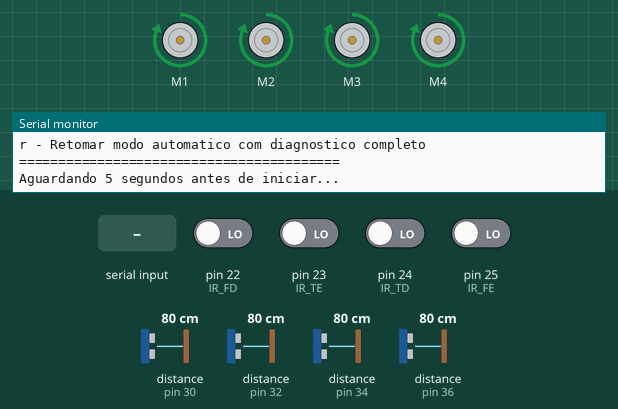
A sketch run on a simulated Arduino Mega 2560, built with avr-gcc and run on an emulated ATmega2560. Parts: 4 × DC motor (green arrow = forward, orange = backward, longer = faster), the last lines printed to the serial monitor. Wiring (inferred from the names in the program): 4 × ultrasonic range finder: trigger pin 31, echo pin 30 / trigger pin 33, echo pin 32 / trigger pin 35, echo pin 34 / trigger pin 37, echo pin 36. The inputs (shaded band) are chosen by the test bench; at power-on: pin 22 (IR_FD), pin 23 (IR_TE), pin 24 (IR_TD), pin 25 (IR_FE) LOW, distance to the obstacle (sensors on pin 30, pin 32, pin 34, pin 36) 80 cm. The echo pulse lasts 58.3 µs per cm.

Above: at 6.6 s.
6.7 s: pin 22 (IR_FD) driven HIGH
At 7.7 s:
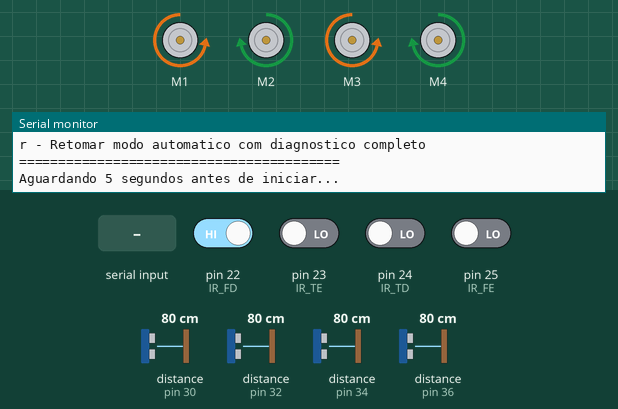
9.7 s: pin 25 (IR_FE) driven HIGH
At 11.0 s:
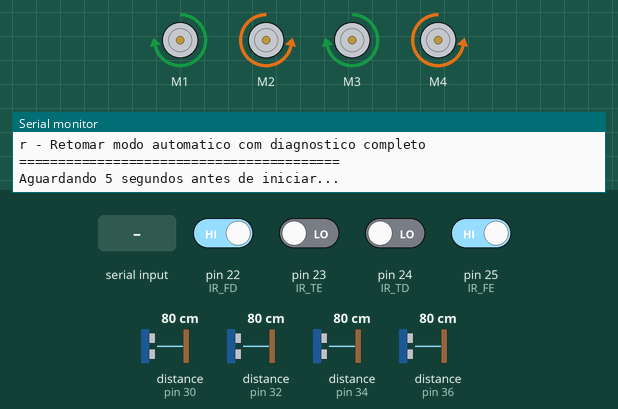
12.7 s: "h" received over Serial
At 13.9 s:
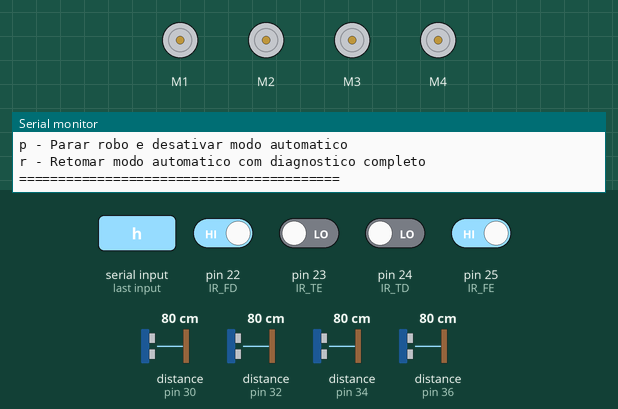
14.9 s: byte 114 ('r') received over Serial
At 15.3 s:
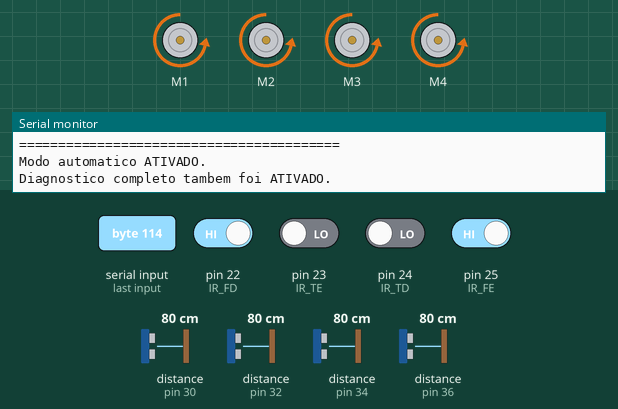
Timing chart, 0 to 23.9 s (numbered marks = the images above; inputs shaded):
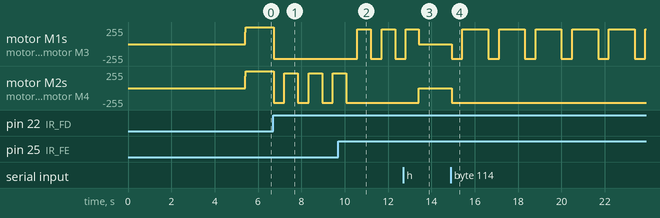

The sketch:

leonel.ino
```cpp
#include <AFMotor.h>

// =====================================
// MOTORES
// =====================================
AF_DCMotor motor1(1); // Frente esquerda
AF_DCMotor motor2(2); // Frente direita
AF_DCMotor motor3(3); // Traseira esquerda
AF_DCMotor motor4(4); // Traseira direita

// =====================================
// ULTRASSONICOS
// =====================================
#define ECHO_FD 32
#define TRIG_FD 33

#define ECHO_FE 30
#define TRIG_FE 31

#define ECHO_TD 34
#define TRIG_TD 35

#define ECHO_TE 36
#define TRIG_TE 37

// =====================================
// SENSORES IR
// =====================================
#define IR_FD 22
#define IR_FE 25
#define IR_TD 24
#define IR_TE 23

#define BRANCO 0
#define PRETO  1

#define ARENA BRANCO
#define BORDA PRETO

// =====================================
// CONFIGURACOES
// =====================================
int velocidadeAtaque = 255;
int velocidadeBusca  = 180;
int velocidadeRecuo  = 220;

int distanciaMaximaAtaque = 100;//50
int distanciaMinimaAtaque = 35;//20

float distanciaFrenteDireita = 999;//51
float distanciaFrenteEsquerda = 999;//51
float distanciaTraseiraDireita = 999;//51
float distanciaTraseiraEsquerda = 999;//51

bool modoAutomatico = true;
bool mostrarSensoresContinuamente = false;
bool mostrarAcaoContinuamente = false;
bool diagnosticoCompleto = false;

unsigned long tempoAnteriorSerial = 0;
unsigned long intervaloSerial = 1500;

String acaoAtual = "Robo iniciado";

// =====================================
// SETUP
// =====================================
void setup() {
  Serial.begin(9600);

  pinMode(TRIG_FD, OUTPUT);
  pinMode(ECHO_FD, INPUT);

  pinMode(TRIG_FE, OUTPUT);
  pinMode(ECHO_FE, INPUT);

  pinMode(TRIG_TD, OUTPUT);
  pinMode(ECHO_TD, INPUT);

  pinMode(TRIG_TE, OUTPUT);
  pinMode(ECHO_TE, INPUT);

  pinMode(IR_FD, INPUT);
  pinMode(IR_FE, INPUT);
  pinMode(IR_TD, INPUT);
  pinMode(IR_TE, INPUT);

  pararRobo();

  mostrarMenuSerial();

  Serial.println("Aguardando 5 segundos antes de iniciar...");
  delay(5000);

  frente(velocidadeBusca);
}

// =====================================
// LOOP
// =====================================
void loop() {
  verificarComandosSerial();

  lerTodosUltrassonicos();

  if (modoAutomatico) {
    controleAutomatico();
  }

  mostrarInformacoesContinuas();
}

// =====================================
// COMANDOS SERIAL
// =====================================
void verificarComandosSerial() {
  if (Serial.available() > 0) {
    char tecla = Serial.read();

    if (tecla == 'h' || tecla == 'H') {
      modoAutomatico = false;
      mostrarSensoresContinuamente = false;
      mostrarAcaoContinuamente = false;
      diagnosticoCompleto = false;

      pararRobo();

      Serial.println();
      Serial.println("ROBO PAUSADO.");
      Serial.println("Modo automatico desativado.");
      Serial.println("Motores parados.");
      mostrarMenuSerial();
    }

    else if (tecla == 's' || tecla == 'S') {
      mostrarDiagnosticoCompleto();
    }

    else if (tecla == 'c' || tecla == 'C') {
      mostrarSensoresContinuamente = !mostrarSensoresContinuamente;
      diagnosticoCompleto = false;

      Serial.print("Leitura continua dos sensores: ");
      Serial.println(mostrarSensoresContinuamente ? "ATIVADA" : "DESATIVADA");
    }

    else if (tecla == 'a' || tecla == 'A') {
      mostrarAcaoContinuamente = !mostrarAcaoContinuamente;
      diagnosticoCompleto = false;

      Serial.print("Exibicao continua da acao atual: ");
      Serial.println(mostrarAcaoContinuamente ? "ATIVADA" : "DESATIVADA");
    }

    else if (tecla == 'd' || tecla == 'D') {
      diagnosticoCompleto = !diagnosticoCompleto;

      if (diagnosticoCompleto) {
        mostrarSensoresContinuamente = false;
        mostrarAcaoContinuamente = false;
      }

      Serial.print("Diagnostico completo continuo: ");
      Serial.println(diagnosticoCompleto ? "ATIVADO" : "DESATIVADO");
    }

    else if (tecla == 'p' || tecla == 'P') {
      modoAutomatico = false;
      pararRobo();

      Serial.println("Robo parado manualmente.");
    }

    else if (tecla == 'r' || tecla == 'R') {
      modoAutomatico = true;
      diagnosticoCompleto = true;

      Serial.println("Modo automatico ATIVADO.");
      Serial.println("Diagnostico completo tambem foi ATIVADO.");
    }
  }
}

void mostrarMenuSerial() {
  Serial.println();
  Serial.println("============== MENU SERIAL ==============");
  Serial.println("h - Pausar robo, parar motores e mostrar menu");
  Serial.println("s - Mostrar sensores e acao uma unica vez");
  Serial.println("c - Ligar/desligar leitura continua dos sensores");
  Serial.println("a - Ligar/desligar exibicao continua da acao");
  Serial.println("d - Ligar/desligar diagnostico completo");
  Serial.println("p - Parar robo e desativar modo automatico");
  Serial.println("r - Retomar modo automatico com diagnostico completo");
  Serial.println("=========================================");
  Serial.println();
}

// =====================================
// EXIBICAO SERIAL
// =====================================
void mostrarInformacoesContinuas() {
  unsigned long tempoAtual = millis();

  if (tempoAtual - tempoAnteriorSerial >= intervaloSerial) {
    tempoAnteriorSerial = tempoAtual;

    if (diagnosticoCompleto) {
      mostrarDiagnosticoCompleto();
    }
    else {
      if (mostrarSensoresContinuamente) {
        mostrarLeituraSensores();
      }

      if (mostrarAcaoContinuamente) {
        mostrarAcaoAtual();
      }
    }
  }
}

void mostrarDiagnosticoCompleto() {
  Serial.println();
  Serial.println("=============== DIAGNOSTICO DO ROBO ===============");

  mostrarAcaoAtual();
  mostrarLeituraSensores();

  Serial.println("====================================================");
  Serial.println();
}

void mostrarAcaoAtual() {
  Serial.print("ACAO ATUAL: ");
  Serial.println(acaoAtual);
  Serial.print("MODO AUTOMATICO: ");
  Serial.println(modoAutomatico ? "ATIVADO" : "DESATIVADO");
  Serial.println();
}

void mostrarLeituraSensores() {
  int irFrenteDireita = digitalRead(IR_FD);
  int irFrenteEsquerda = digitalRead(IR_FE);
  int irTraseiraDireita = digitalRead(IR_TD);
  int irTraseiraEsquerda = digitalRead(IR_TE);

  Serial.println("SENSORES ULTRASSONICOS:");

  Serial.print("Ultrassonico frente direita    : ");
  Serial.print(distanciaFrenteDireita);
  Serial.println(" cm");

  Serial.print("Ultrassonico frente esquerda   : ");
  Serial.print(distanciaFrenteEsquerda);
  Serial.println(" cm");

  Serial.print("Ultrassonico traseira direita  : ");
  Serial.print(distanciaTraseiraDireita);
  Serial.println(" cm");

  Serial.print("Ultrassonico traseira esquerda : ");
  Serial.print(distanciaTraseiraEsquerda);
  Serial.println(" cm");

  Serial.println();

  Serial.println("SENSORES INFRAVERMELHOS:");

  Serial.print("IR frente direita    : ");
  Serial.print(irFrenteDireita);
  Serial.print(" - ");
  Serial.println(irFrenteDireita == ARENA ? "BRANCO / ARENA" : "PRETO / BORDA");

  Serial.print("IR frente esquerda   : ");
  Serial.print(irFrenteEsquerda);
  Serial.print(" - ");
  Serial.println(irFrenteEsquerda == ARENA ? "BRANCO / ARENA" : "PRETO / BORDA");

  Serial.print("IR traseira direita  : ");
  Serial.print(irTraseiraDireita);
  Serial.print(" - ");
  Serial.println(irTraseiraDireita == ARENA ? "BRANCO / ARENA" : "PRETO / BORDA");

  Serial.print("IR traseira esquerda : ");
  Serial.print(irTraseiraEsquerda);
  Serial.print(" - ");
  Serial.println(irTraseiraEsquerda == ARENA ? "BRANCO / ARENA" : "PRETO / BORDA");

  Serial.println();
}

// =====================================
// LEITURA DOS ULTRASSONICOS
// =====================================
float medirDistanciaUltrassonico(int pinoTrigger, int pinoEcho) {
  digitalWrite(pinoTrigger, LOW);
  delayMicroseconds(2);

  digitalWrite(pinoTrigger, HIGH);
  delayMicroseconds(10);
  digitalWrite(pinoTrigger, LOW);

  long tempo = pulseIn(pinoEcho, HIGH, 15000);//6000

  if (tempo > 0) {
    return tempo * 0.01715;
  } else {
    return 999;//51
  }
}

void lerTodosUltrassonicos() {
  distanciaFrenteDireita = medirDistanciaUltrassonico(TRIG_FD, ECHO_FD);
  distanciaFrenteEsquerda = medirDistanciaUltrassonico(TRIG_FE, ECHO_FE);
  distanciaTraseiraDireita = medirDistanciaUltrassonico(TRIG_TD, ECHO_TD);
  distanciaTraseiraEsquerda = medirDistanciaUltrassonico(TRIG_TE, ECHO_TE);
}

// =====================================
// MOVIMENTOS
// =====================================
void definirVelocidadeMotores(int velocidade) {
  motor1.setSpeed(velocidade);
  motor2.setSpeed(velocidade);
  motor3.setSpeed(velocidade);
  motor4.setSpeed(velocidade);
}

void frente(int velocidade) {
  definirVelocidadeMotores(velocidade);

  motor1.run(FORWARD);
  motor3.run(FORWARD);
  motor2.run(FORWARD);
  motor4.run(FORWARD);

  acaoAtual = "Movendo para frente";
}

void tras(int velocidade) {
  definirVelocidadeMotores(velocidade);

  motor1.run(BACKWARD);
  motor3.run(BACKWARD);
  motor2.run(BACKWARD);
  motor4.run(BACKWARD);

  acaoAtual = "Movendo para tras";
}

void girarDireita(int velocidade) {
  definirVelocidadeMotores(velocidade);

  motor1.run(FORWARD);
  motor3.run(FORWARD);
  motor2.run(BACKWARD);
  motor4.run(BACKWARD);

  acaoAtual = "Girando para direita";
}

void girarEsquerda(int velocidade) {
  definirVelocidadeMotores(velocidade);

  motor1.run(BACKWARD);
  motor3.run(BACKWARD);
  motor2.run(FORWARD);
  motor4.run(FORWARD);

  acaoAtual = "Girando para esquerda";
}

void pararRobo() {
  motor1.run(RELEASE);
  motor2.run(RELEASE);
  motor3.run(RELEASE);
  motor4.run(RELEASE);

  acaoAtual = "Robo parado";
}

// =====================================
// CONTROLE AUTOMATICO
// =====================================
void controleAutomatico() {
  int irFrenteDireita = digitalRead(IR_FD);
  int irFrenteEsquerda = digitalRead(IR_FE);
  int irTraseiraDireita = digitalRead(IR_TD);
  int irTraseiraEsquerda = digitalRead(IR_TE);

  // PRIORIDADE 1: BORDA PRETA NA FRENTE
  if (irFrenteDireita == BORDA || irFrenteEsquerda == BORDA) {
    tras(velocidadeRecuo);
    acaoAtual = "Borda preta detectada na frente. Recuando.";
    delay(500);

    if (irFrenteDireita == BORDA && irFrenteEsquerda != BORDA) {
      girarEsquerda(velocidadeRecuo);
      acaoAtual = "Borda preta na frente direita. Corrigindo para esquerda.";
    }
    else if (irFrenteEsquerda == BORDA && irFrenteDireita != BORDA) {
      girarDireita(velocidadeRecuo);
      acaoAtual = "Borda preta na frente esquerda. Corrigindo para direita.";
    }
    else {
      girarDireita(velocidadeRecuo);
      acaoAtual = "Borda preta nos dois sensores frontais. Girando para direita.";
    }

    delay(600);
    return;
  }

  // PRIORIDADE 2: BORDA PRETA NA TRASEIRA
  if (irTraseiraDireita == BORDA || irTraseiraEsquerda == BORDA) {
    frente(velocidadeRecuo);
    acaoAtual = "Borda preta detectada na traseira. Avancando.";
    delay(500);

    if (irTraseiraDireita == BORDA && irTraseiraEsquerda != BORDA) {
      girarEsquerda(velocidadeRecuo);
      acaoAtual = "Borda preta na traseira direita. Corrigindo para esquerda.";
    }
    else if (irTraseiraEsquerda == BORDA && irTraseiraDireita != BORDA) {
      girarDireita(velocidadeRecuo);
      acaoAtual = "Borda preta na traseira esquerda. Corrigindo para direita.";
    }
    else {
      girarDireita(velocidadeRecuo);
      acaoAtual = "Borda preta nos dois sensores traseiros. Girando para direita.";
    }

    delay(600);
    return;
  }

  // PRIORIDADE 3: ADVERSARIO NA FRENTE
  if (
    (distanciaFrenteDireita < distanciaMaximaAtaque && distanciaFrenteEsquerda < distanciaMaximaAtaque) ||
    distanciaFrenteDireita < distanciaMinimaAtaque ||
    distanciaFrenteEsquerda < distanciaMinimaAtaque
  ) {
    frente(velocidadeAtaque);
    acaoAtual = "Adversario detectado na frente. Atacando para frente.";
    delay(300);
    return;
  }

  if (distanciaFrenteDireita < distanciaMaximaAtaque) {
    girarDireita(velocidadeBusca);
    acaoAtual = "Adversario detectado na frente direita. Girando para direita.";
    delay(300);
    return;
  }

  if (distanciaFrenteEsquerda < distanciaMaximaAtaque) {
    girarEsquerda(velocidadeBusca);
    acaoAtual = "Adversario detectado na frente esquerda. Girando para esquerda.";
    delay(300);
    return;
  }

  // PRIORIDADE 4: ADVERSARIO ATRAS
  if (
    (distanciaTraseiraDireita < distanciaMaximaAtaque && distanciaTraseiraEsquerda < distanciaMaximaAtaque) ||
    distanciaTraseiraDireita < distanciaMinimaAtaque ||
    distanciaTraseiraEsquerda < distanciaMinimaAtaque
  ) {
    tras(velocidadeAtaque);
    acaoAtual = "Adversario detectado atras. Indo para tras.";
    delay(300);
    return;
  }

  if (distanciaTraseiraDireita < distanciaMaximaAtaque) {
    girarDireita(velocidadeBusca);
    acaoAtual = "Adversario detectado na traseira direita. Girando para direita.";
    delay(300);
    return;
  }

  if (distanciaTraseiraEsquerda < distanciaMaximaAtaque) {
    girarEsquerda(velocidadeBusca);
    acaoAtual = "Adversario detectado na traseira esquerda. Girando para esquerda.";
    delay(300);
    return;
  }

  // PRIORIDADE 5: BUSCA
  girarDireita(velocidadeBusca);
  acaoAtual = "Nenhum adversario detectado. Procurando alvo.";
  delay(300);
}
```

Measured:
- after the input at 6.7 s, motor M1, motor M3: forward 255/255 → backward 220/255 at once; motor M2, motor M4: alternates forward 220/255 for 0.62 s and backward 220/255 for 0.50 s, starting at once
- after the input at 9.7 s, motor M1, motor M3: alternates forward 220/255 for 0.62 s and backward 220/255 for 0.50 s, starting after 0.88 s; motor M2, motor M4: goes on until 10.1 s, then stays backward 220/255
- after the input at 12.7 s, motor M2, motor M4: backward 220/255 → stopped after 0.72 s
- after the input at 14.9 s, motor M1, motor M3: alternates forward 220/255 for 1.2 s and backward 220/255 for 0.50 s, starting at once; motor M2, motor M4: stopped → backward 220/255 at once
